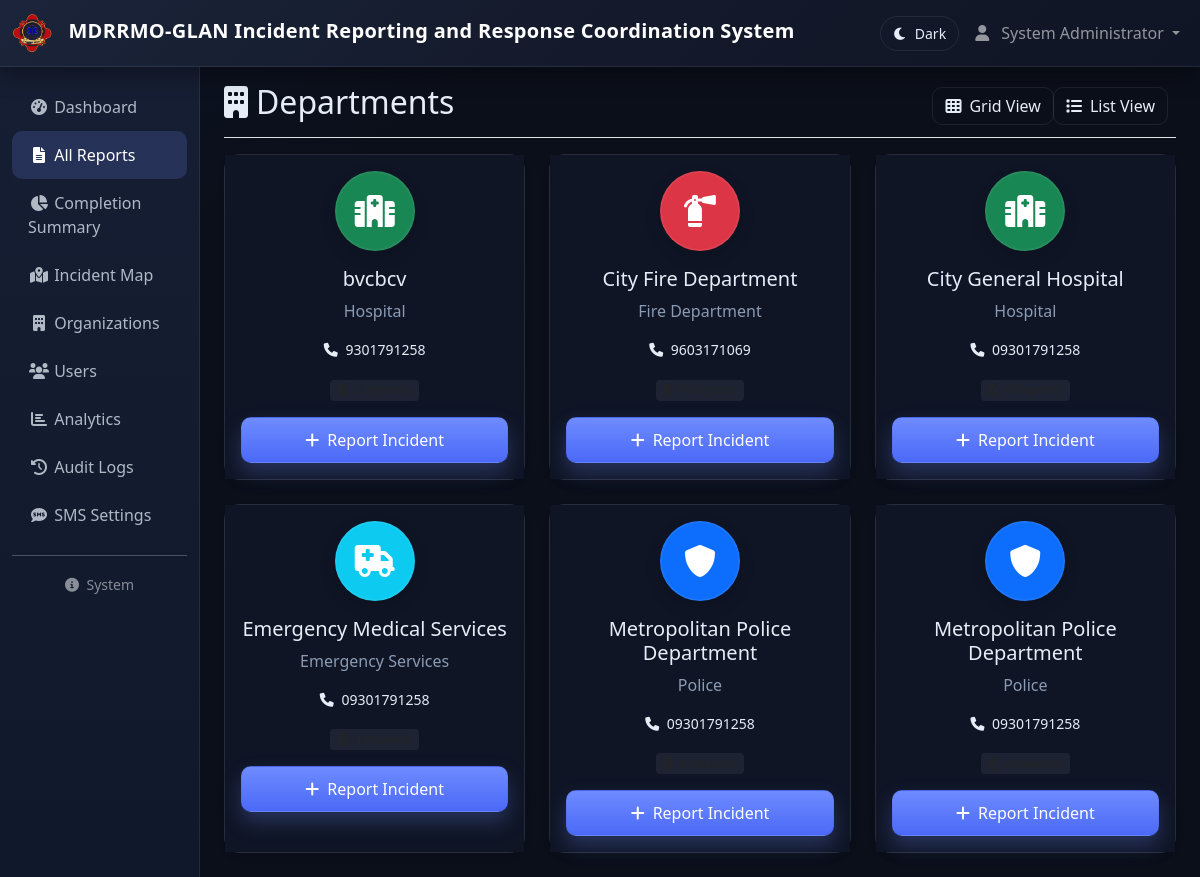
The page /reports/departments.php (signed in) on the database as committed earlier.
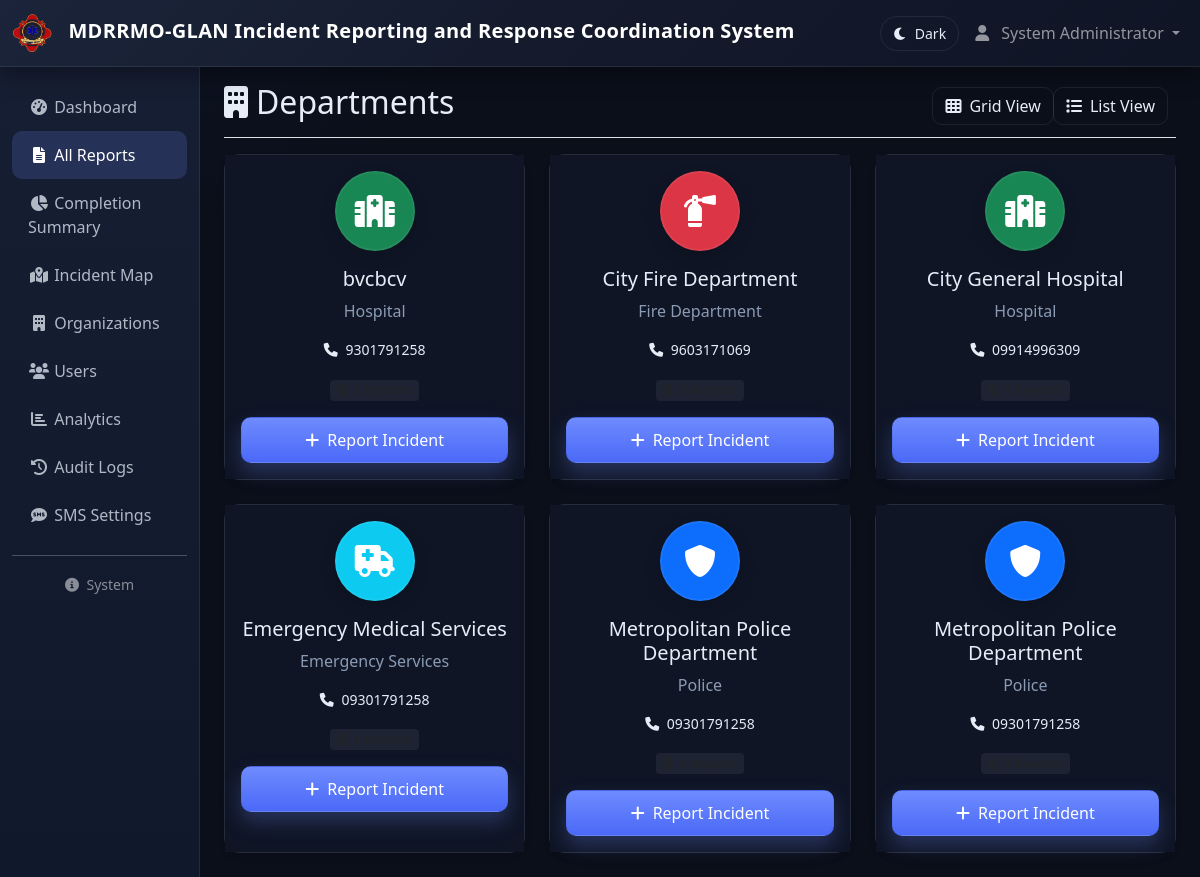
The same page on the database as committed later.
### tables this page shows
CREATE TABLE IF NOT EXISTS `organizations` (
  `id` int NOT NULL AUTO_INCREMENT,
  `org_name` varchar(255) NOT NULL,
  `org_type` enum('Hospital','Police','Fire Department','Security','Emergency Services') NOT NULL,
  `contact_number` varchar(20) DEFAULT NULL,
  `address` text,
  `latitude` decimal(10,8) DEFAULT NULL,
  `longitude` decimal(11,8) DEFAULT NULL,
  `created_at` timestamp NULL DEFAULT CURRENT_TIMESTAMP,
  PRIMARY KEY (`id`)
);

### reports/departments.php (the view, shortened to what this page needs)
<?php
include '../views/header.php';
$database = new Database();
$db = $database->getConnection();
$query = "SELECT * FROM organizations ORDER BY org_name";
$stmt = $db->prepare($query);
$stmt->execute();
$departments = $stmt->fetchAll();
?>
<div class="container-fluid">
    <div class="row">
        <?php include '../views/sidebar.php'; ?>
        <main class="col-md-9 ms-sm-auto col-lg-10 px-md-4 main-content">
            <div class="d-flex justify-content-between flex-wrap flex-md-nowrap align-items-center pt-3 pb-2 mb-3 border-bottom">
                <h1 class="h2">
                    <i class="fas fa-building me-2"></i>Departments
                </h1>
                <div class="btn-toolbar mb-2 mb-md-0">
                    <div class="btn-group me-2">
                        <button type="button" class="btn ui-btn-ghost" onclick="toggleView('grid')">
                            <i class="fas fa-th me-2"></i>Grid View
                        </button>
                        <button type="button" class="btn ui-btn-ghost" onclick="toggleView('list')">
                            <i class="fas fa-list me-2"></i>List View
                        </button>
                    </div>
                </div>
            </div>
            <div class="row" id="gridView">
                <?php foreach ($departments as $dept): ?>
                <div class="col-lg-4 col-md-6 mb-4">
                    <div class="card department-card ui-card h-100">
                        <div class="card-body text-center">
                            <div class="department-icon mb-3">
                                <?php
                                $icon_class = '';
                                $bg_class = '';
                                switch (strtolower($dept['org_type'])) {
                                    case 'hospital':
                                        $icon_class = 'fas fa-hospital';
                                        $bg_class = 'bg-success';
                                        break;
                                    case 'police':
                                        $icon_class = 'fas fa-shield-alt';
                                        $bg_class = 'bg-primary';
                                        break;
                                    case 'fire department':
                                        $icon_class = 'fas fa-fire-extinguisher';
                                        $bg_class = 'bg-danger';
                                        break;
                                    case 'emergency services':
                                        $icon_class = 'fas fa-ambulance';
                                        $bg_class = 'bg-info';
                                        break;
                                }
                                ?>
                                <div class="icon-circle <?php echo $bg_class; ?> mx-auto">
                                    <i class="<?php echo $icon_class; ?> fa-2x text-white"></i>
                                </div>
                            </div>
                            <h5 class="card-title"><?php echo htmlspecialchars($dept['org_name']); ?></h5>
                            <p class="card-text text-muted"><?php echo htmlspecialchars($dept['org_type']); ?></p>
                            <?php if ($dept['contact_number']): ?>
                            <p class="card-text small">
                                <i class="fas fa-phone me-1"></i>
                                <?php echo htmlspecialchars($dept['contact_number']); ?>
                            </p>
                            <?php endif; ?>
                            <div class="stats mb-3">
                                <span class="badge bg-light text-dark">
                                    <i class="fas fa-file-alt me-1"></i>
                                </span>
                            </div>
                            <div class="d-grid gap-2">
                                <button type="button" class="btn ui-btn-primary btn-report"
                                        onclick="openReportForm(<?php echo $dept['id']; ?>, '<?php echo htmlspecialchars($dept['org_name']); ?>')">
                                    <i class="fas fa-plus me-2"></i>Report Incident
                                </button>
                            </div>
                        </div>
                    </div>
                </div>
                <?php endforeach; ?>
            </div>
        </main>
    </div>
</div>
<?php include '../views/footer.php'; ?>

Rows that differ between the two databases and show on the page:
changed organizations "City General Hospital": contact_number "09301791258" → "09914996309"
